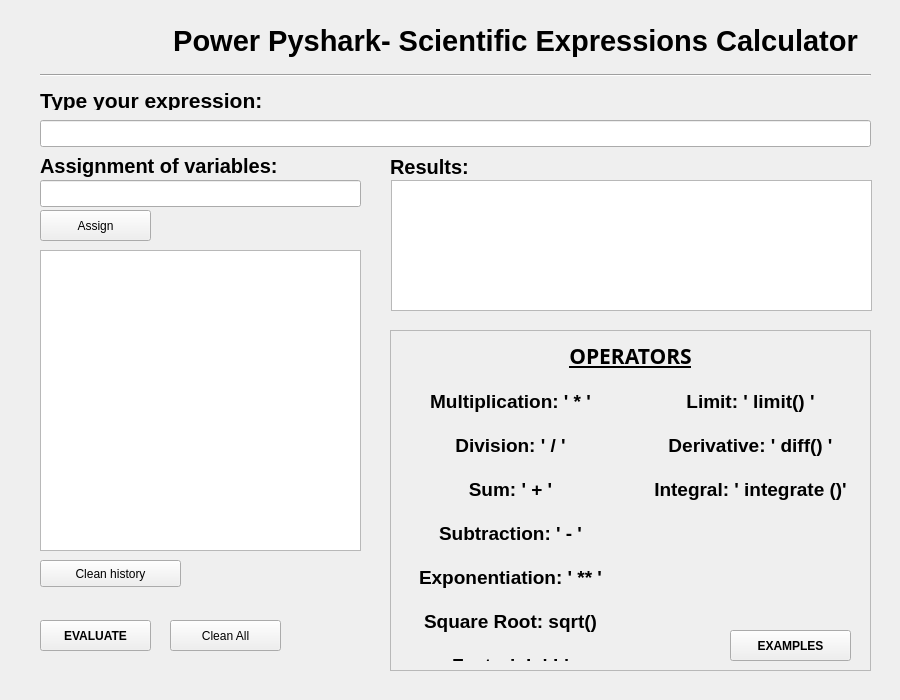
<?xml version="1.0" encoding="UTF-8"?>
<ui version="4.0">
 <class>MainWindow</class>
 <widget class="QMainWindow" name="MainWindow">
  <property name="windowModality">
   <enum>Qt::ApplicationModal</enum>
  </property>
  <property name="geometry">
   <rect>
    <x>0</x>
    <y>0</y>
    <width>900</width>
    <height>700</height>
   </rect>
  </property>
  <property name="minimumSize">
   <size>
    <width>900</width>
    <height>700</height>
   </size>
  </property>
  <property name="maximumSize">
   <size>
    <width>900</width>
    <height>700</height>
   </size>
  </property>
  <property name="acceptDrops">
   <bool>true</bool>
  </property>
  <property name="windowTitle">
   <string>Power Pyshark Calculator</string>
  </property>
  <property name="windowIcon">
   <iconset>
    <normaloff>shark-305004_640.png</normaloff>shark-305004_640.png</iconset>
  </property>
  <property name="styleSheet">
   <string notr="true">border-color: rgb(0, 0, 0);</string>
  </property>
  <widget class="QWidget" name="centralwidget">
   <widget class="QPushButton" name="calcular_bt">
    <property name="geometry">
     <rect>
      <x>40</x>
      <y>620</y>
      <width>111</width>
      <height>31</height>
     </rect>
    </property>
    <property name="font">
     <font>
      <weight>75</weight>
      <bold>true</bold>
     </font>
    </property>
    <property name="text">
     <string>EVALUATE</string>
    </property>
   </widget>
   <widget class="QLabel" name="label_2">
    <property name="geometry">
     <rect>
      <x>80</x>
      <y>20</y>
      <width>871</width>
      <height>41</height>
     </rect>
    </property>
    <property name="font">
     <font>
      <pointsize>22</pointsize>
      <weight>75</weight>
      <bold>true</bold>
     </font>
    </property>
    <property name="text">
     <string>Power Pyshark- Scientific Expressions Calculator</string>
    </property>
    <property name="alignment">
     <set>Qt::AlignCenter</set>
    </property>
   </widget>
   <widget class="Line" name="line">
    <property name="geometry">
     <rect>
      <x>40</x>
      <y>60</y>
      <width>831</width>
      <height>31</height>
     </rect>
    </property>
    <property name="orientation">
     <enum>Qt::Horizontal</enum>
    </property>
   </widget>
   <widget class="QPushButton" name="limpar_bt">
    <property name="geometry">
     <rect>
      <x>170</x>
      <y>620</y>
      <width>111</width>
      <height>31</height>
     </rect>
    </property>
    <property name="text">
     <string>Clean All</string>
    </property>
   </widget>
   <widget class="QLabel" name="label_4">
    <property name="geometry">
     <rect>
      <x>40</x>
      <y>150</y>
      <width>261</width>
      <height>31</height>
     </rect>
    </property>
    <property name="font">
     <font>
      <pointsize>15</pointsize>
      <weight>75</weight>
      <bold>true</bold>
     </font>
    </property>
    <property name="text">
     <string>Assignment of variables:</string>
    </property>
   </widget>
   <widget class="QLineEdit" name="variaveis">
    <property name="geometry">
     <rect>
      <x>40</x>
      <y>180</y>
      <width>321</width>
      <height>27</height>
     </rect>
    </property>
   </widget>
   <widget class="QPushButton" name="atribuir_bt">
    <property name="geometry">
     <rect>
      <x>40</x>
      <y>210</y>
      <width>111</width>
      <height>31</height>
     </rect>
    </property>
    <property name="text">
     <string>Assign</string>
    </property>
   </widget>
   <widget class="QPushButton" name="pushButton">
    <property name="geometry">
     <rect>
      <x>40</x>
      <y>560</y>
      <width>141</width>
      <height>27</height>
     </rect>
    </property>
    <property name="text">
     <string>Clean history</string>
    </property>
   </widget>
   <widget class="QListWidget" name="lista">
    <property name="geometry">
     <rect>
      <x>40</x>
      <y>250</y>
      <width>321</width>
      <height>301</height>
     </rect>
    </property>
   </widget>
   <widget class="QLabel" name="label">
    <property name="geometry">
     <rect>
      <x>40</x>
      <y>90</y>
      <width>839</width>
      <height>20</height>
     </rect>
    </property>
    <property name="font">
     <font>
      <pointsize>16</pointsize>
      <weight>75</weight>
      <bold>true</bold>
     </font>
    </property>
    <property name="text">
     <string>Type your expression:</string>
    </property>
   </widget>
   <widget class="QLineEdit" name="expr">
    <property name="geometry">
     <rect>
      <x>40</x>
      <y>120</y>
      <width>831</width>
      <height>27</height>
     </rect>
    </property>
   </widget>
   <widget class="QListWidget" name="result_list">
    <property name="geometry">
     <rect>
      <x>391</x>
      <y>180</y>
      <width>481</width>
      <height>131</height>
     </rect>
    </property>
   </widget>
   <widget class="QLabel" name="label_5">
    <property name="geometry">
     <rect>
      <x>390</x>
      <y>155</y>
      <width>469</width>
      <height>23</height>
     </rect>
    </property>
    <property name="font">
     <font>
      <pointsize>15</pointsize>
      <weight>75</weight>
      <bold>true</bold>
     </font>
    </property>
    <property name="text">
     <string>Results:</string>
    </property>
   </widget>
   <widget class="QLabel" name="label_6">
    <property name="geometry">
     <rect>
      <x>50</x>
      <y>10</y>
      <width>101</width>
      <height>51</height>
     </rect>
    </property>
    <property name="text">
     <string/>
    </property>
    <property name="pixmap">
     <pixmap>shark-305004_640.png</pixmap>
    </property>
    <property name="scaledContents">
     <bool>true</bool>
    </property>
   </widget>
   <widget class="QFrame" name="frame">
    <property name="geometry">
     <rect>
      <x>390</x>
      <y>330</y>
      <width>481</width>
      <height>341</height>
     </rect>
    </property>
    <property name="font">
     <font>
      <family>Tlwg Typo</family>
      <underline>true</underline>
     </font>
    </property>
    <property name="styleSheet">
     <string notr="true">border-color: rgb(0, 0, 0);</string>
    </property>
    <property name="frameShape">
     <enum>QFrame::StyledPanel</enum>
    </property>
    <property name="frameShadow">
     <enum>QFrame::Plain</enum>
    </property>
    <property name="lineWidth">
     <number>23</number>
    </property>
    <property name="midLineWidth">
     <number>11</number>
    </property>
    <widget class="QLabel" name="label_3">
     <property name="geometry">
      <rect>
       <x>10</x>
       <y>60</y>
       <width>221</width>
       <height>271</height>
      </rect>
     </property>
     <property name="font">
      <font>
       <pointsize>14</pointsize>
       <weight>75</weight>
       <bold>true</bold>
      </font>
     </property>
     <property name="styleSheet">
      <string notr="true"/>
     </property>
     <property name="text">
      <string>Multiplication: ' * ' 

Division: ' / ' 

Sum: ' + ' 

Subtraction: ' - '

Exponentiation: ' ** '

Square Root: sqrt()

Factorial: ' ! '</string>
     </property>
     <property name="alignment">
      <set>Qt::AlignHCenter|Qt::AlignTop</set>
     </property>
    </widget>
    <widget class="QLabel" name="label_7">
     <property name="geometry">
      <rect>
       <x>250</x>
       <y>60</y>
       <width>221</width>
       <height>271</height>
      </rect>
     </property>
     <property name="font">
      <font>
       <pointsize>14</pointsize>
       <weight>75</weight>
       <bold>true</bold>
      </font>
     </property>
     <property name="styleSheet">
      <string notr="true"/>
     </property>
     <property name="text">
      <string>Limit: ' limit() ' 

Derivative: ' diff() ' 

Integral: ' integrate ()'</string>
     </property>
     <property name="alignment">
      <set>Qt::AlignHCenter|Qt::AlignTop</set>
     </property>
    </widget>
    <widget class="QLabel" name="label_8">
     <property name="geometry">
      <rect>
       <x>130</x>
       <y>10</y>
       <width>221</width>
       <height>31</height>
      </rect>
     </property>
     <property name="font">
      <font>
       <family>Purisa</family>
       <pointsize>16</pointsize>
       <weight>75</weight>
       <bold>true</bold>
       <underline>true</underline>
      </font>
     </property>
     <property name="text">
      <string>OPERATORS</string>
     </property>
     <property name="alignment">
      <set>Qt::AlignCenter</set>
     </property>
    </widget>
    <widget class="QPushButton" name="pushButton_2">
     <property name="geometry">
      <rect>
       <x>340</x>
       <y>300</y>
       <width>121</width>
       <height>31</height>
      </rect>
     </property>
     <property name="font">
      <font>
       <weight>75</weight>
       <bold>true</bold>
      </font>
     </property>
     <property name="text">
      <string>EXAMPLES</string>
     </property>
    </widget>
   </widget>
   <zorder>frame</zorder>
   <zorder>calcular_bt</zorder>
   <zorder>label_2</zorder>
   <zorder>line</zorder>
   <zorder>limpar_bt</zorder>
   <zorder>label_4</zorder>
   <zorder>variaveis</zorder>
   <zorder>atribuir_bt</zorder>
   <zorder>pushButton</zorder>
   <zorder>lista</zorder>
   <zorder>label</zorder>
   <zorder>expr</zorder>
   <zorder>result_list</zorder>
   <zorder>label_5</zorder>
   <zorder>label_6</zorder>
  </widget>
  <widget class="QStatusBar" name="statusbar"/>
 </widget>
 <resources/>
 <connections>
  <connection>
   <sender>limpar_bt</sender>
   <signal>clicked()</signal>
   <receiver>variaveis</receiver>
   <slot>clear()</slot>
   <hints>
    <hint type="sourcelabel">
     <x>256</x>
     <y>629</y>
    </hint>
    <hint type="destinationlabel">
     <x>295</x>
     <y>200</y>
    </hint>
   </hints>
  </connection>
  <connection>
   <sender>calcular_bt</sender>
   <signal>clicked()</signal>
   <receiver>MainWindow</receiver>
   <slot>calcular()</slot>
   <hints>
    <hint type="sourcelabel">
     <x>106</x>
     <y>627</y>
    </hint>
    <hint type="destinationlabel">
     <x>99</x>
     <y>676</y>
    </hint>
   </hints>
  </connection>
  <connection>
   <sender>atribuir_bt</sender>
   <signal>clicked()</signal>
   <receiver>MainWindow</receiver>
   <slot>atrib()</slot>
   <hints>
    <hint type="sourcelabel">
     <x>63</x>
     <y>237</y>
    </hint>
    <hint type="destinationlabel">
     <x>23</x>
     <y>357</y>
    </hint>
   </hints>
  </connection>
  <connection>
   <sender>pushButton</sender>
   <signal>clicked()</signal>
   <receiver>lista</receiver>
   <slot>clear()</slot>
   <hints>
    <hint type="sourcelabel">
     <x>160</x>
     <y>565</y>
    </hint>
    <hint type="destinationlabel">
     <x>153</x>
     <y>548</y>
    </hint>
   </hints>
  </connection>
  <connection>
   <sender>limpar_bt</sender>
   <signal>clicked()</signal>
   <receiver>expr</receiver>
   <slot>clear()</slot>
   <hints>
    <hint type="sourcelabel">
     <x>241</x>
     <y>637</y>
    </hint>
    <hint type="destinationlabel">
     <x>332</x>
     <y>133</y>
    </hint>
   </hints>
  </connection>
  <connection>
   <sender>limpar_bt</sender>
   <signal>clicked()</signal>
   <receiver>result_list</receiver>
   <slot>clear()</slot>
   <hints>
    <hint type="sourcelabel">
     <x>202</x>
     <y>632</y>
    </hint>
    <hint type="destinationlabel">
     <x>528</x>
     <y>235</y>
    </hint>
   </hints>
  </connection>
  <connection>
   <sender>atribuir_bt</sender>
   <signal>clicked()</signal>
   <receiver>variaveis</receiver>
   <slot>clear()</slot>
   <hints>
    <hint type="sourcelabel">
     <x>122</x>
     <y>226</y>
    </hint>
    <hint type="destinationlabel">
     <x>129</x>
     <y>198</y>
    </hint>
   </hints>
  </connection>
 </connections>
 <slots>
  <slot>calcular()</slot>
  <slot>atrib()</slot>
 </slots>
</ui>
